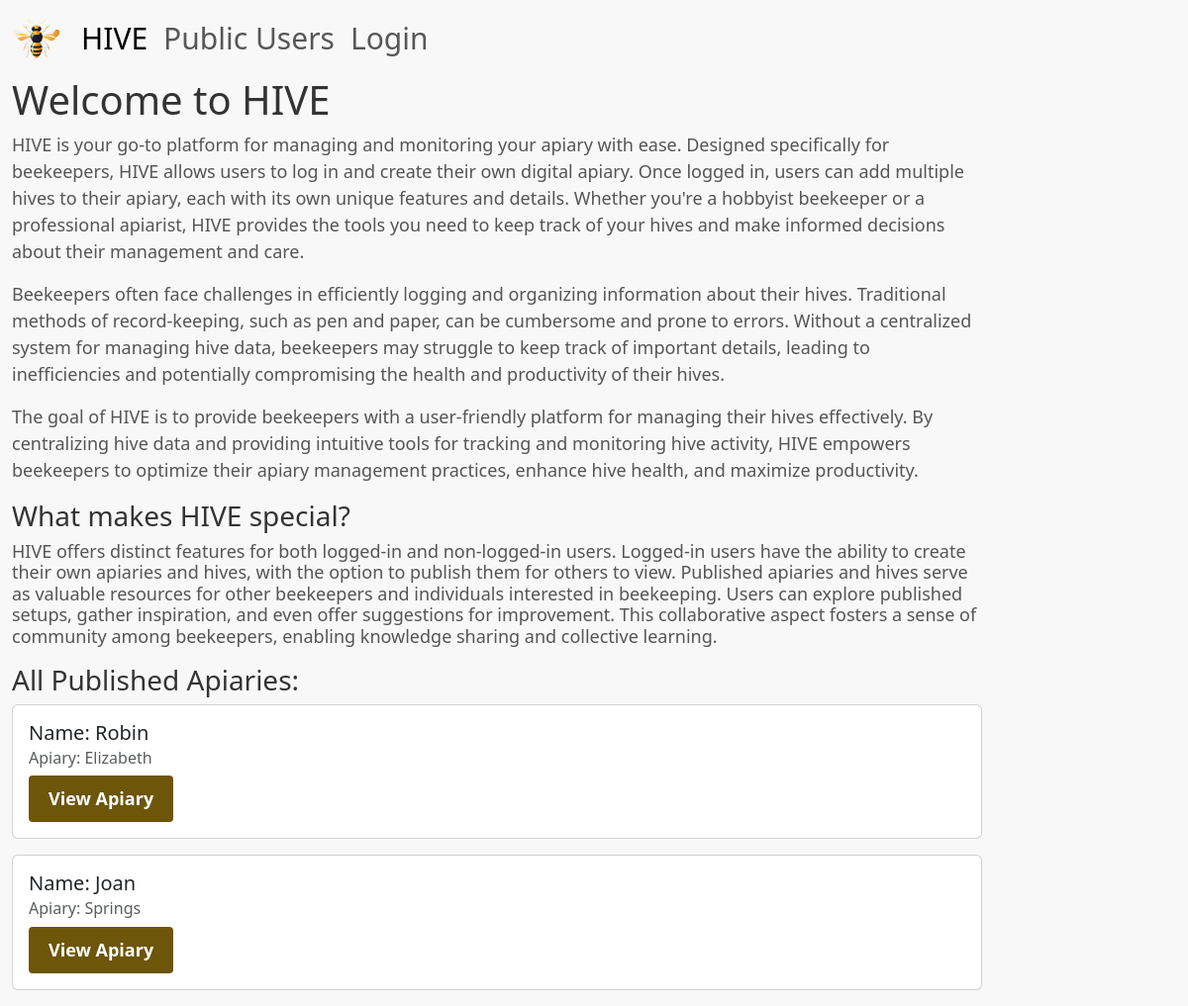
The page / on the database its author committed.
### beekeeping_app/models.py (models this page shows, shortened)
class Apiary(models.Model):
    title = models.CharField(max_length=200)
    company = models.CharField(max_length=200, blank=True)
    company_logo = models.ImageField(upload_to='C:/Users/olivi/OneDrive/GitHub/CS3300_real/apiary/static/images/company_logos/', blank=True, null=True)
    contact_email = models.CharField(max_length=200)
    is_published = models.BooleanField(default=False)
    about = models.CharField(max_length=400, blank = True)
    def get_absolute_url(self):
        return reverse('apiary-detail', args=[str(self.id)])

class Keeper(models.Model):
    name = models.CharField(max_length=200)
    email = models.CharField("Email", max_length=200)
    apiary = models.OneToOneField(Apiary, on_delete=models.CASCADE)

### beekeeping_app/views.py (the view)
# urls.py: path('', views.index, name='index'),
def index(request):
    all_apiarys = Apiary.objects.all()
    return render( request, 'beekeeping_app/index.html', {'Apiaries': all_apiarys})

### beekeeping_app/templates/beekeeping_app/index.html
{% extends "beekeeping_app/base_template.html" %}
{% block content %}
<h1>Welcome to HIVE</h1>
<p>HIVE is your go-to platform for managing and monitoring your apiary with ease.
    Designed specifically for beekeepers, HIVE allows users to log in and create their own digital apiary.
    Once logged in, users can add multiple hives to their apiary, each with its own unique features and details.
    Whether you're a hobbyist beekeeper or a professional apiarist,
    HIVE provides the tools you need to keep track of your hives and make informed decisions about their management and care.</p>
<p>Beekeepers often face challenges in efficiently logging and organizing information about their hives.
    Traditional methods of record-keeping, such as pen and paper, can be cumbersome and prone to errors.
    Without a centralized system for managing hive data, beekeepers may struggle to keep track of important details,
    leading to inefficiencies and potentially compromising the health and productivity of their hives. </p>
<p>The goal of HIVE is to provide beekeepers with a user-friendly platform for managing their hives effectively.
    By centralizing hive data and providing intuitive tools for tracking and monitoring hive activity,
    HIVE empowers beekeepers to optimize their apiary management practices, enhance hive health, and maximize productivity.
<h3>What makes HIVE special?<h3>
<p>HIVE offers distinct features for both logged-in and non-logged-in users.
    Logged-in users have the ability to create their own apiaries and hives, with the option to publish them for others to view.
    Published apiaries and hives serve as valuable resources for other beekeepers and individuals interested in beekeeping.
    Users can explore published setups, gather inspiration, and even offer suggestions for improvement.
    This collaborative aspect fosters a sense of community among beekeepers, enabling knowledge sharing and collective learning. </p>
<h3>All Published Apiaries: </h3>
    {% for apiary in Apiaries %}
        {% if apiary.is_published %}
            <div class="card mb-3">
                <div class="card-body">
                <h5 class="card-title">Name: {{ apiary.keeper.name }}</h5>
                <h6 class="card-subtitle mb-2 text-muted">Apiary: {{ apiary.title }}</h6>
                <a href="{{ apiary.get_absolute_url }}" class="btn btn-primary">View Apiary</a>
                </div>
            </div>
        {% endif %}
  {% endfor %}
{% endblock %}

### static/styles.css (style rules this page uses)
body { font-family: 'Segoe UI', Tahoma, Geneva, Verdana, sans-serif; background-color: #f8f8f8; color: #333; font-size: 18px; }
a { color: #6C5423; text-decoration: none; border-bottom: 1px solid #6C5423; font-size: 18px; }
.btn { display: inline-block; padding: 10px 20px; border: none; border-radius: 4px; cursor: pointer; text-align: center; text-decoration: none; background-color: #6D5509; color: #FFFF; font-weight: bold; font-size: 18px; }
.btn-primary { background-color: #6D5509; }
h1, h2, h3, h4, h5, h6 { color: #333; }
p { color: #555; font-size: 18px; }

### rows shown on the page
Apiary: keeper.name "Robin", title "Elizabeth"
Apiary: keeper.name "Joan", title "Springs"
